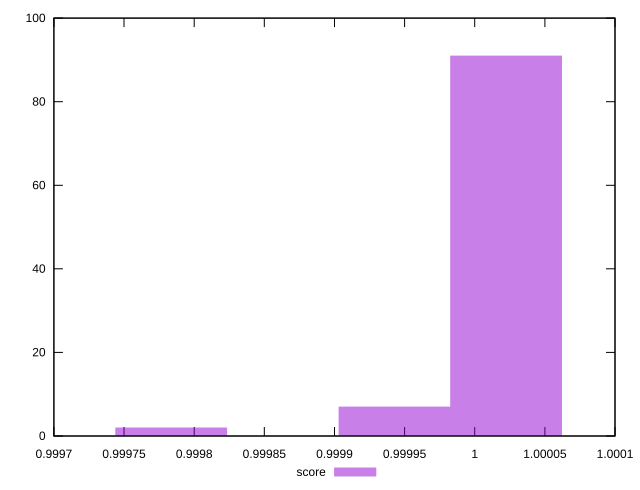

Generate this figure with gnuplot:
reset
set terminal svg size 640, 490
set output "reprap/max-potential-fid/samples/pages+cached+noexternal+nofonts+nosvg+noimg/score/histogram.svg"

$score <<EOF
1.0000223341348295 91
0.9999427525389251 7
0.9997835893471163 2
EOF

set key outside below
set boxwidth 0.00007958159590441107
set yrange [0:100]
set style fill transparent solid 0.5 noborder

plot \
  $score title "score" with boxes, \


reset
